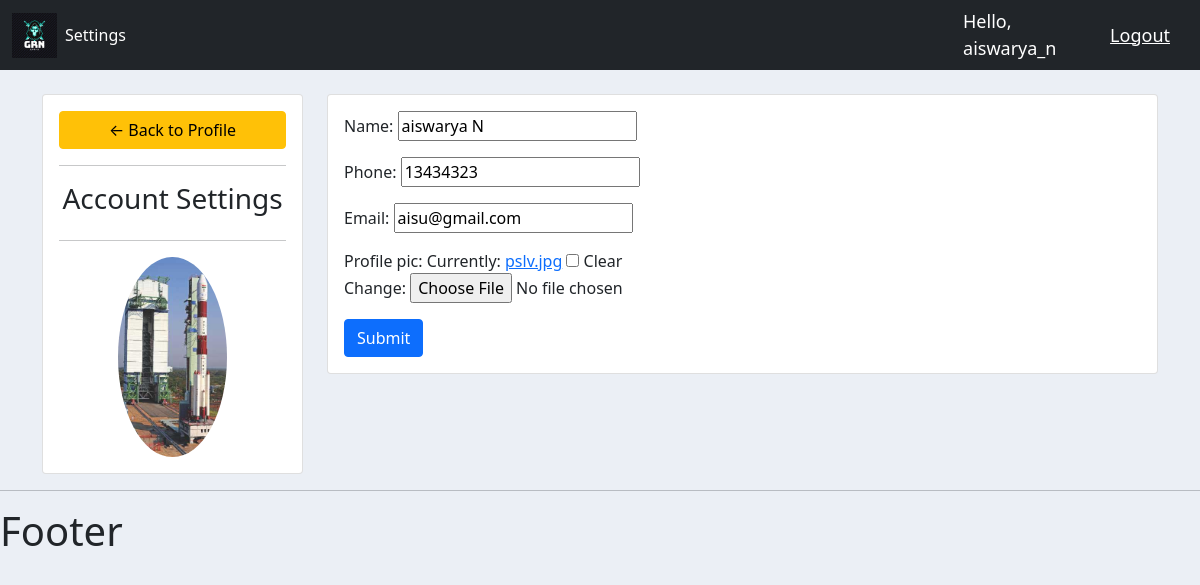
The page /account/ (signed in) on the database its author committed.
### accounts/models.py (models this page shows, shortened)
class Customer(models.Model):
    user = models.OneToOneField(User, null=True, blank=True, on_delete=models.CASCADE)
    name = models.CharField(max_length=200, null=True)
    phone = models.CharField(max_length=200, null=True)
    email = models.CharField(max_length=200, null=True)
    profile_pic = models.ImageField(default="profile.jpg", null=True, blank=True)
    date_created = models.DateTimeField(auto_now_add=True, null=True)

### accounts/decorators.py (the view)
        def wrapper_func(request, *args, **kwargs):
            group = None
            if request.user.groups.exists():
                group = request.user.groups.all()[0].name
            if group in allowed_roles:
                return view_func(request, *args, **kwargs)
            else:
                return HttpResponse('You are not authorized to view this page')

### accounts/forms.py
class CustomerForm(ModelForm):
    class Meta:
        model = Customer
        fields = '__all__'
        exclude = ['user']

### accounts/views.py (called while the page is built)
@login_required(login_url='login')
@allowed_users(allowed_roles=['Customer'])
def accountSettings(request):
    customer = request.user.customer
    form = CustomerForm(instance=customer)
    if request.method == 'POST':
        form = CustomerForm(request.POST, request.FILES, instance=customer)
        if form.is_valid():
            form.save()
    context = {'form':form}
    return render(request, 'accounts/account_settings.html', context)

### accounts/templates/accounts/account_settings.html (shortened to what this page needs)
{%  extends 'accounts/main.html' %}
{% load static %}
{% block content %}
<br>
<div class="row">
	<div class="col-md-3">
		<div class="card card-body">
			<a class="btn btn-warning" href="{% url 'home' %}"> &#8592; Back to Profile</a>
			<hr>
			<h3 style="text-align: center">Account Settings</h3>
			<hr>
			<img class="profile-pic" src="{{request.user.customer.profile_pic.url}}" >
		</div>
	</div>
	<div class="col-md-9">
		<div class="card card-body">
			<form method="POST" action="" enctype="multipart/form-data">
				{{form.as_p}}
			<input class="btn btn-primary" type="submit" name="Update Information">
			</form>
		</div>
	</div>
</div>
{% endblock %}

### accounts/templates/accounts/navbar.html (shortened to what this page needs)
{% load static %}
<nav class="navbar navbar-expand-lg navbar-dark bg-dark">
    <div class="container-fluid">
      <img style="width: 45px;" src="{% static 'images/logo.png' %}">
      <div class="collapse navbar-collapse" id="navbarNav">
        <ul class="navbar-nav">
          {% if request.user.is_staff %}     >
          <li class="nav-item">
            <a class="nav-link active" aria-current="page" href="{% url 'home' %}">Dashboard</a>
          </li>
          <li class="nav-item">
            <a class="nav-link active" href="{% url 'products' %}">Products</a>
          </li>
          {% else %}
          <li class="nav-item">
            <a class="nav-link active" href="{% url 'account' %}">Settings</a>
         </li>
         {% endif %}
        </ul>
      </div>
    </div>
    <span class="hello-msg">Hello, {{request.user}}</span>
    <span><a class="hello-msg" href="{% url 'logout' %}">Logout</a></span>
  </nav>

### static/css/main.css (style rules this page uses)
body { background-color: #ebeff5; }

### accounts/templates/accounts/navbar.html (style rules this page uses)
.hello-msg { font-size: 18px; color: #fff; margin-right: 30px; }

### accounts/templates/accounts/account_settings.html (style rules this page uses)
.profile-pic { max-width: 200px; max-height:200px; margin: 0 auto; border-radius: 50%; }

### rows shown on the page
Customer: name "aiswarya N", phone "13434323", email "aisu@gmail.com"

### other values the page prints
{{ request.user }} "aiswarya_n"
